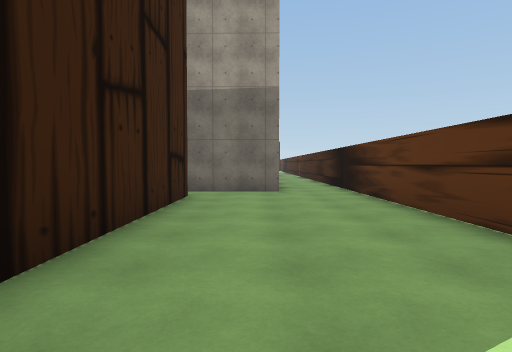
view 1 (above)

24 first-person views from a walk through a Unity game level. The camera is 1.3 m above the floor, tilts 2° down and sees 75° across. The floor is counted in squares, 2 m on a side. Each view is taken from the middle of a square. On the plan, view 1 faces up. The plan holds only what a view shows up to about 10 squares ahead; the rest is blank. The place goes on beyond the plan. Some surface patterns are stand-ins.

view 2
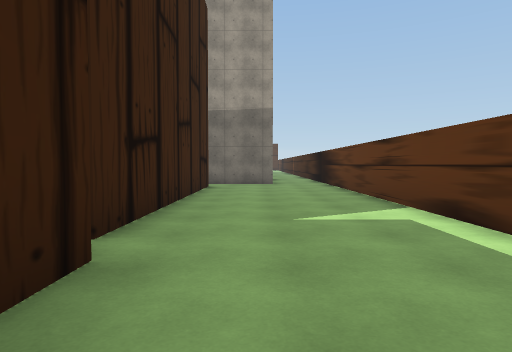

view 3
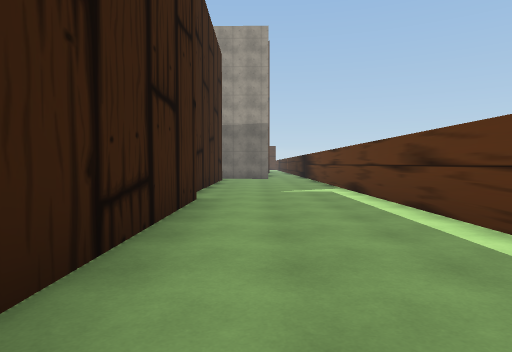

view 4
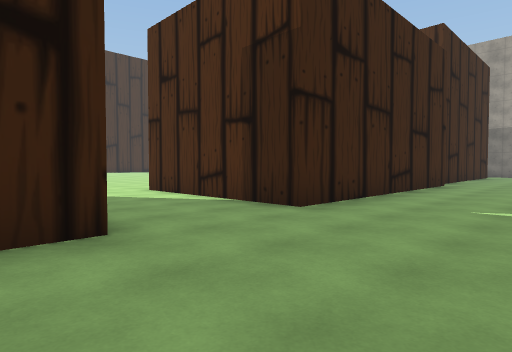

view 5
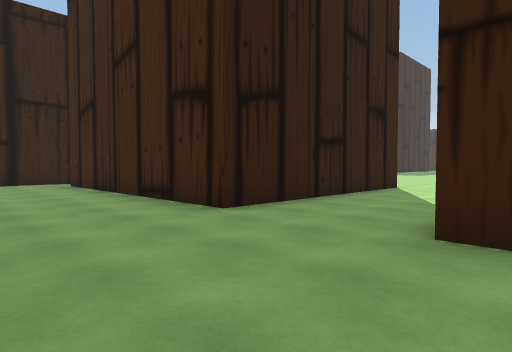

view 6
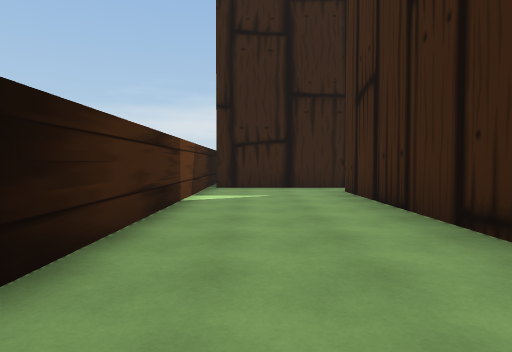

view 7
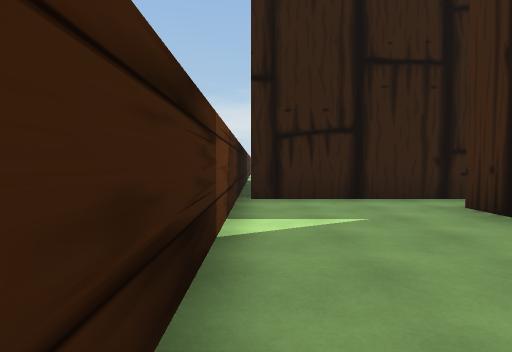

view 8
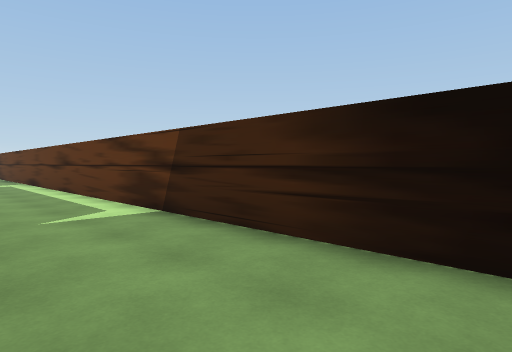

view 9
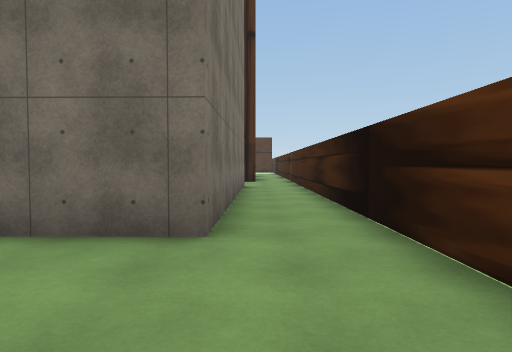

view 10
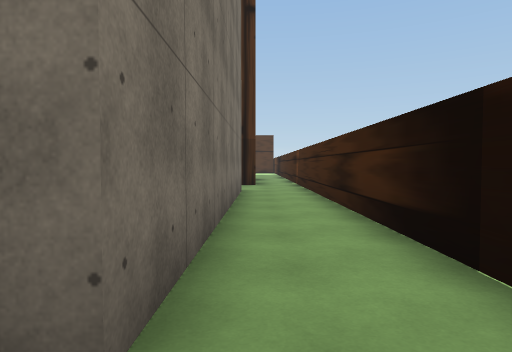

view 11
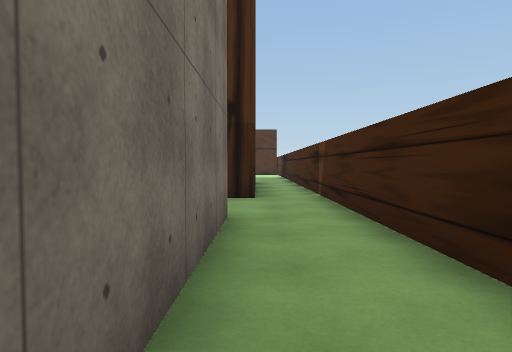

view 12
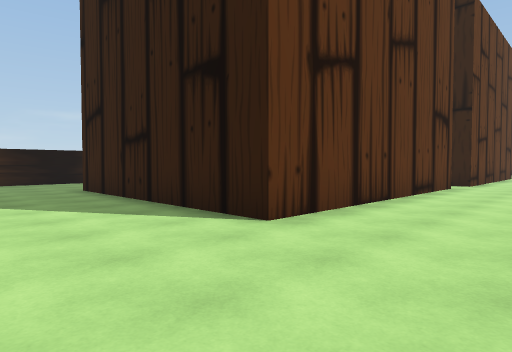

view 13
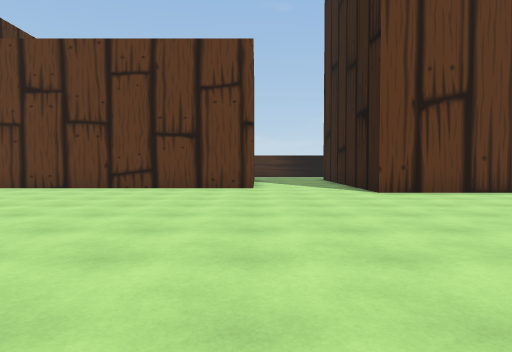

view 14
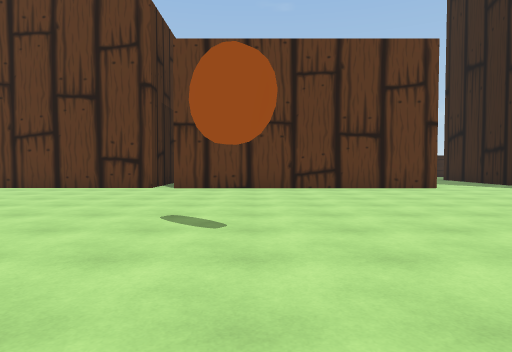

view 15
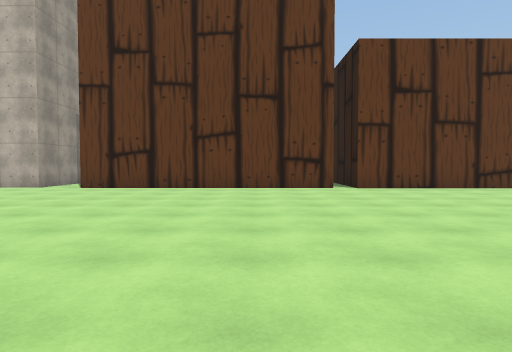

view 16
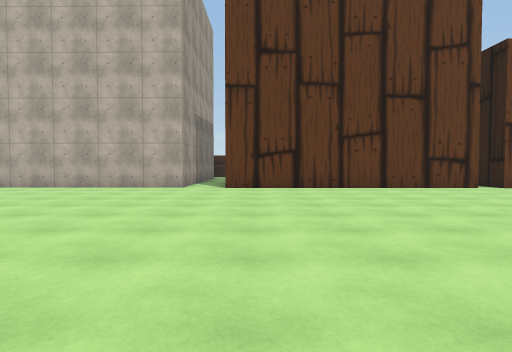

view 17
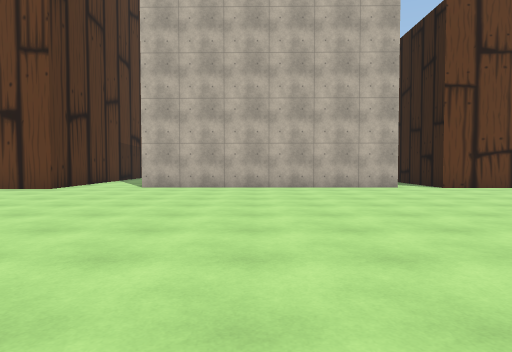

view 18
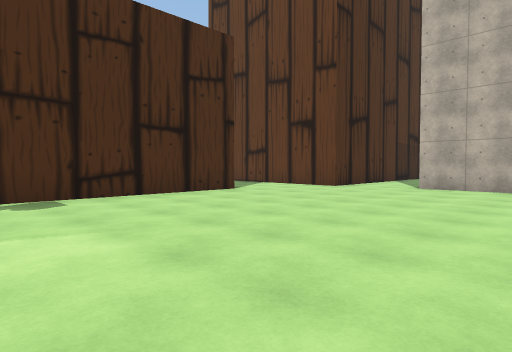

view 19
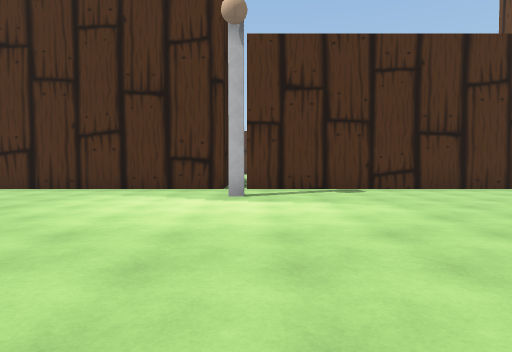

view 20
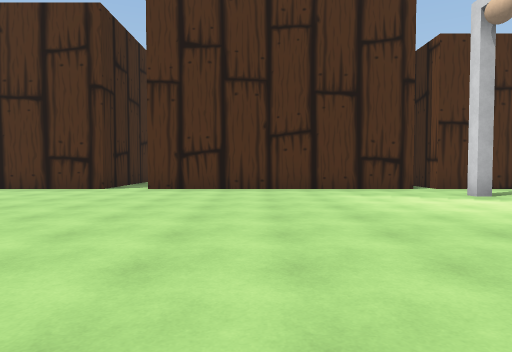

view 21
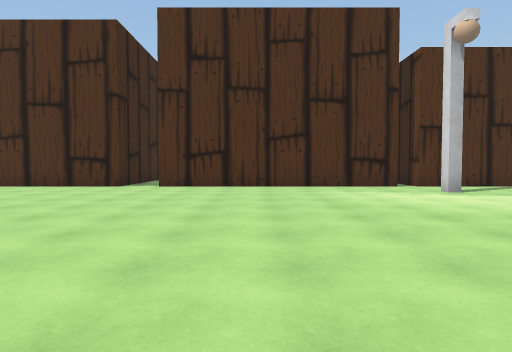

view 22
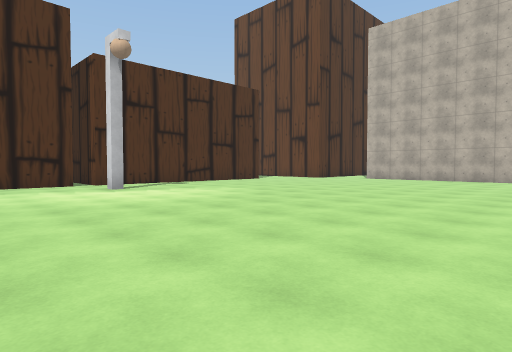

view 23
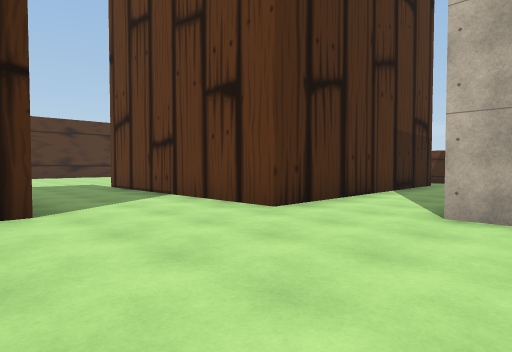

view 24
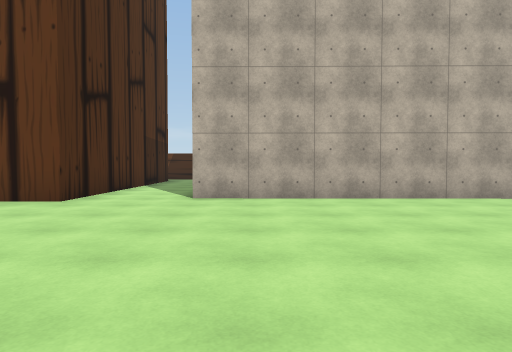

### Floor plan
Points are (right, up) in squares from view 1. A wall is a line through its corners. A room is listed if a view was taken in it or the views show most of it. See-through windows are left out.
Room 1 (views 1, 2, 3, 4, 5, 6, 7, 8, 9, 10, 11)
walls: (-1.1, -0.8) (-1.1, -7.9) (-5.9, -7.9); (-1.4, 6.9) (-1.4, -0.2); (-6.4, -10.8) (-1.1, -10.8) (-1.1, -18); (0.6, 15.2) (0.6, 8) (-1.7, 8); (-2, -19.3) (2.1, -19.3); (1, 17.4) (-6.2, 17.4); (2.4, -20.5) (2.4, 20.9); (-7.6, -19.3) (-7.1, -19.3)
ways out: opening at (-7, -19) to room 2; opening at (-5.5, -9.5) to room 2; opening at (-5.5, 16.5) to room 2
Room 2 (views 12, 13, 14, 15, 16, 17, 18, 19, 20, 21, 22, 23, 24)
walls: (-5.8, -0.1) (-5.7, 6.8) (-4.9, 6.8); (-5.9, -7.9) (-5.8, -0.8) (-5, -0.8); (-5, 8) (-5.7, 8) (-5.6, 15.2); (-7.4, -18) (-7.4, -10.8) (-6.4, -10.8); (-7.6, -19.8) (-7.6, -19.3); (-16.1, 16.7) (-16.5, 16.7) (-16.5, 17.1); (-16.9, 18.8) (-23.9, 18.8); (-6.2, 17.4) (-6.2, 23.5); (-9, 18.8) (-16.2, 18.8); (-25, 18.8) (-27.5, 18.8)
ways out: opening at (-7, -19) to room 1; opening at (-5.5, -9.5) to room 1; opening at (-5.5, 16.5) to room 1

Positions as (right, up) in squares from view 1, and headings:
1: (0, 0), facing up
2: (0, -3), facing up
3: (0, -7), facing up
4: (2, -12), facing up-left
5: (2, -7), facing down-left
6: (1, -10), facing down
7: (2, -13), facing down
8: (0, -11), facing up-right
9: (1, 5), facing up
10: (1, 7), facing up
11: (1, 11), facing up
12: (-10, -8), facing down-right
13: (-15, -8), facing right
14: (-15, -3), facing right
15: (-15, 2), facing right
16: (-15, 6), facing right
17: (-15, 12), facing right
18: (-15, 12), facing up-right
19: (-16, 10), facing up
20: (-21, 10), facing up
21: (-21, 9), facing up
22: (-20, 8), facing up-right
23: (-10, 14), facing up-right
24: (-12, 14), facing right
